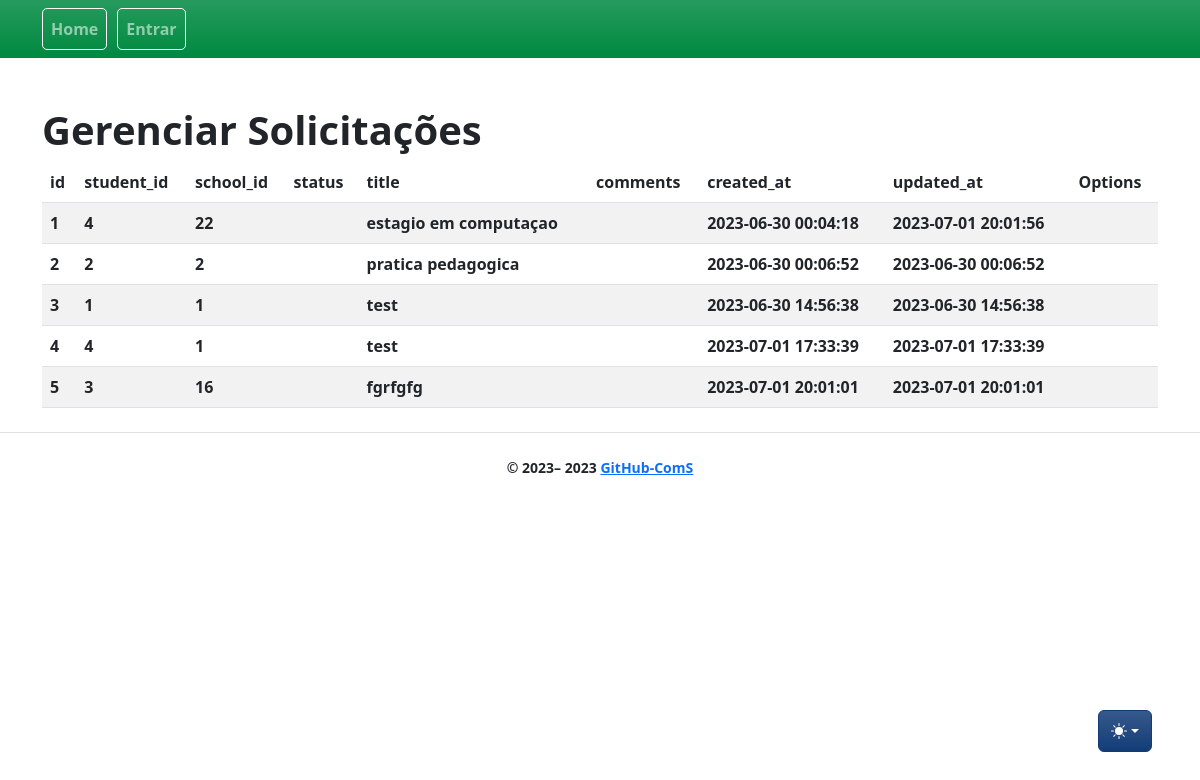
Before: /solicitations/ with the older database file.
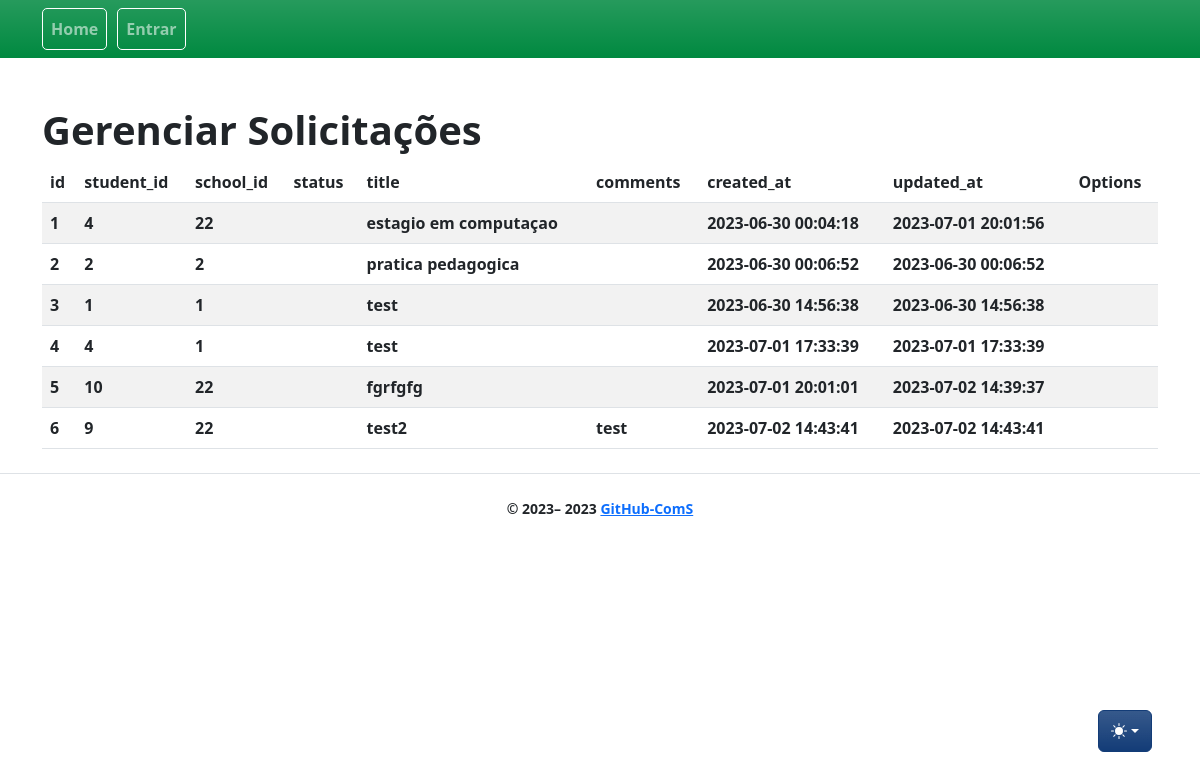
After: the same page with the newer database file.
### app/models/solicitation.py (models this page shows, shortened)
class Solicitation(db.Model):
    __tablename__ = "solicitation"
    id = db.Column(db.Integer, primary_key=True)
    title = db.Column(db.String)
    rating = db.Column(db.String(6))
    comments = db.Column(db.String)
    active = db.Column(db.Boolean, default=True)
    student_id = db.Column(db.Integer, db.ForeignKey("user.id"), nullable=False)
    student = db.relationship("User", backref="solicitation", foreign_keys=[student_id], lazy=True)
    school_id = db.Column(db.Integer, db.ForeignKey("school.id"), nullable=False)
    school = db.relationship("School", backref="solicitation", foreign_keys=[school_id])
    start_date = db.Column(db.DateTime)
    end_date = db.Column(db.DateTime)
    created_at = db.Column(db.DateTime, nullable=False, default=func.now())
    updated_at = db.Column(
        db.DateTime, nullable=False, default=func.now(), onupdate=func.now()
    )

### app/controllers/solicitations_controllers.py (the view)
@bp.route("/", methods=["GET"])
def index():
    solicitations = Solicitation.query.all()
    return render_template(_j.index, entities=solicitations, **properties)

### app/templates/solicitations/index.jinja2 (shortened to what this page needs)
{% extends "base.jinja2" %}
{% from 'bootstrap5/utils.html' import render_icon %}
{% from 'macros/component_confirm_modal.jinja2' import confirmModalMacro, confirmModalScript %}
{% block head %}
{{ super() }}
{% endblock %}
{% block content %}
<div class="table-wrapper">
    <div class="table-title">
        <div class="row">
            <div class="col-sm-6">
                <h1>Gerenciar {{collection_name}}</h1>
            </div>
            <div class="col-sm-6">
            </div>
        </div>
    </div>
    <table class="table table-striped table-hover">
        <thead>
            <tr>
                {% for field in list_fields %}
                <th>{{ field }}</th>
                {% endfor %}
                <th>Options</th>
            </tr>
        </thead>
        <tbody>
            {% for entity in entities %}
            <tr>
                {% for field in list_fields %}
                <td>{{ entity[field] }}</td>
                {% endfor %}
                <td>
                    <a class="btn" href="{{ url_for('solicitations.show', id=entity.id) }}" title="View"> {{
                        render_icon('search') }} </a>
                </td>
            </tr>
            {% endfor %}
        </tbody>
    </table>
</div>
{% endblock %}

### app/templates/base.jinja2 (shortened to what this page needs)
{% from 'bootstrap5/utils.html' import render_messages %}
{% from 'bootstrap5/form.html' import render_form %}
{% from 'bootstrap5/nav.html' import render_nav_item, render_breadcrumb_item %}
<!doctype html>
<html lang="pt-BR" data-bs-theme="auto">
  <head>
    {% block head %}
    {% block styles %}
    {{ bootstrap.load_css() }}
    <link href="/static/css/bootstrap.min.css" rel="stylesheet" type="text/css">
    {% endblock %}
    {% endblock %}
  </head>
  <body >
    <nav style="background:#008940;" class="navbar navbar-dark navbar-expand-lg mb-5 fs-6 fw-semibold mobile-toggler bg-gradient" >
      <div class="container" >
        <div class="collapse navbar-collapse text-white nav-pills" id="navbarSupportedContent">
          <ul class="navbar-nav mr-auto">
            <div class="nav_bar_box" >
              {{ render_nav_item('main.index', 'Home') }}
            </div>
            {% if current_user.is_authenticated %}
            <div class="nav_bar_box">
              {{ render_nav_item('solicitations.index', 'Solicitações') }}
            </div>
            <div class="nav_bar_box">
              {{ render_nav_item ('auth.upload', 'Docs') }}
            </div>
          </ul>
        </div>
        <div>
          <ul class="navbar-nav collapse navbar-collapse mr-auto " id="navbarSupportedContent">
            <form class="d-flex" role="search">
              <input class="form-control form-control me-1 bg-221259 container-fluid" type="search"
                placeholder="Filtrar" aria-label="Search" id="filter">
              <button class="btn btn-outline-light me-5" type="submit">Buscar</button>
            </form>
          </ul>
        </div>
        <div>
          <ul class="navbar-nav collapse navbar-collapse me-0" id="navbarSupportedContent">
            <div class="nav_bar_box ms-0">
              {{ render_nav_item('auth.profile', (current_user.username|upper)) }}
            </div>
            <div class="nav_bar_box ml-2">
              {{ render_nav_item('auth.logout', 'Sair') }}
            </div>
            {% elif not current_user.is_authenticated %}
            <div class="nav_bar_box">
              {{ render_nav_item('auth.login', 'Entrar') }}
            </div>
            {% endif %}
          </ul>
        </div>
      </div>
    </nav>
    <div class="dropdown position-fixed bottom-0 end-0 mb-5 me-5 bd-mode-toggle">
      <button class="btn btn-bd-primary py-2 dropdown-toggle d-flex align-items-center bg-gradient" id="bd-theme"
        type="button" title="Toggle theme" aria-expanded="false" data-bs-toggle="dropdown"
        aria-label="Toggle theme(auto)">
        <svg class="bi my-1 theme-icon-active" width="1em" height="1em" title="color mode">
          <use href="#circle-half"></use>
        </svg>
      </button>
    </div>
    <main class="container">
      {% block content %}
      {% endblock %}
    </main>
    <footer class="text-center">
      {% block footer %}
      <div class="d-flex flex-column flex-sm-row justify-content-center py-4 my-4 border-top">
        <small> &copy; 2023–
          <script>document.write(new Date().getFullYear())</script> <a
            href="https://github.com/mauro-fernandes/ComS-rottenpotatoes">GitHub-ComS</a>
        </small>
      </div>
      {% endblock %}
    </footer>
  </body>
</html>

### app/templates/base.jinja2 (style rules this page uses)
.nav_bar_box { background-color: transparent; color: #ffffff; padding: 0px; border-radius: 5px; border: 1px solid #ffffff; width: auto; height: 2.6rem; margin-right: 10px; }
.bi { vertical-align: -.125em; fill: currentColor; }
.btn-bd-primary { --bd-violet-bg: hsl(215, 73%, 27%); --bd-violet-rgb: 112.520718, 44.062154, 249.437846; --bs-btn-font-weight: 600; --bs-btn-color: var(--bs-white); --bs-btn-bg: var(--bd-violet-bg); --bs-btn-border-color: var(--bd-violet-bg); --bs-btn-hover-color: var(--bs-white); --bs-btn-hover-bg: hsl(215, 85%, 37%); --bs-btn-hover-border-color: hsl(215, 75%, 52%); --bs-btn-focus-shadow-rgb: var(--bd-violet-rgb); --bs-btn-active-color: var(--bs-btn-hover-color); --bs-btn-active-bg: hsl(215, 70%, 46%); --bs-btn-active-border-color: hsl(234, 70%, 46%); }
.bd-mode-toggle { z-index: 1500; }

Changed rows visible on the page:
added Solicitation: id "6" "9" "22" "test2" "test" "2023-07-02 14:43:41" "2023-07-02 14:43:41"
Other visible differences:
new list line: "10"
new list line: "22"
new list line: "2023-07-02 14:39:37"
list line gone: "3"
list line gone: "16"
list line gone: "2023-07-01 20:01:01"
